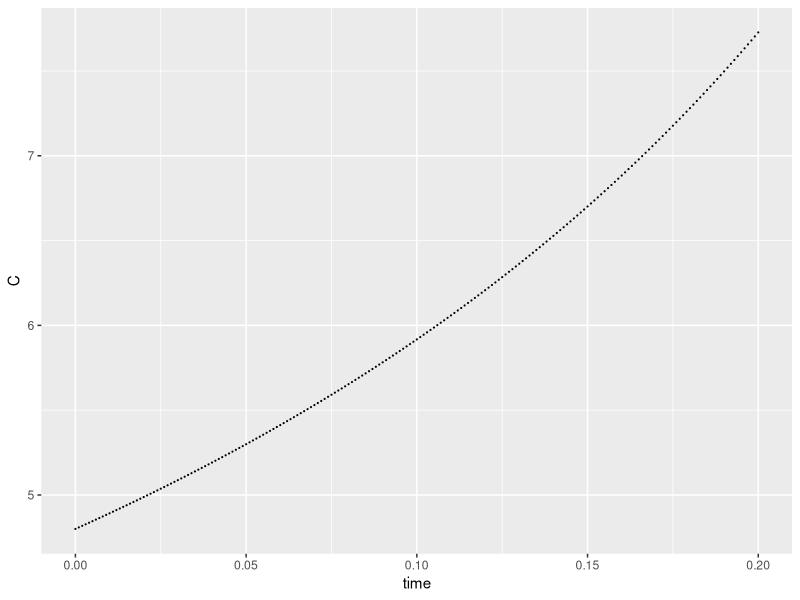
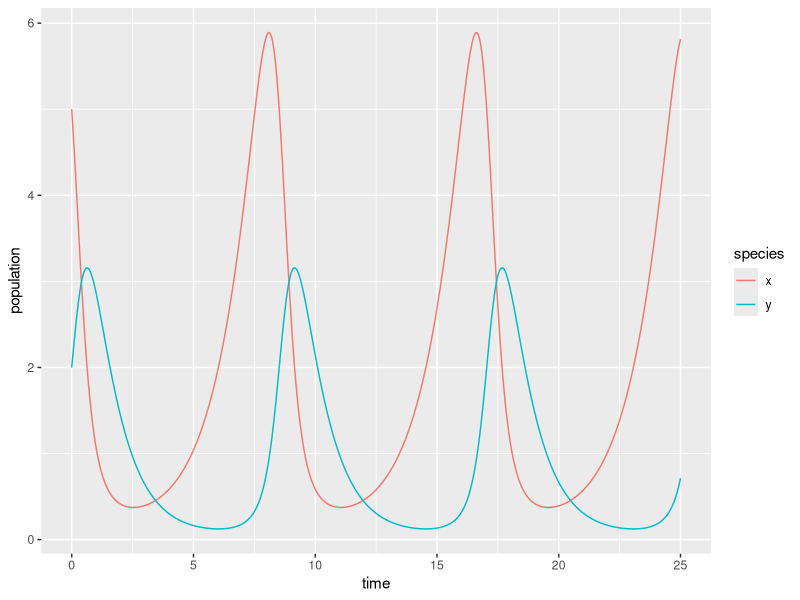

The R script that drew these images, in order:
## ---- chunk 1
library(tidyverse)
library(deSolve)
library(kableExtra)
## ---- chunk 2
t_0 <- data.frame(t = 0, P = 0.2, 'dfdx' = 0.024)

kable(t_0) %>% 
  kable_styling(full_width = FALSE)
## ---- chunk 3
t_1 <- data.frame(t = c(0,1), P = c(0.2, 0.44), 'dfdx' = c(0.024, 0.01056))

kable(t_1) %>% 
  kable_styling(full_width = FALSE)
## ---- chunk 4
t_2 <- data.frame(t = c(0,1,2), P = c(0.2, 0.44, 0.45056), 'dfdx' = c(0.024, 0.01056, 0.0089))

kable(t_2) %>% 
  kable_styling(full_width = FALSE)
## ---- chunk 5
# Create a time sequence:
time_seq <- seq(from = 0, to = 0.2, by = 0.001)
## ---- chunk 6
# Set some parameter values (these can change - keep it in mind):
parameter_example <- c(lambda = 0.4, delta = 0.06)

# Set the initial condition (prey and predator populations at t = 0).
# Recall: x = prey, y = predator
init_cond_example <- c(C = 4.8)
## ---- chunk 7
# Prepare the series of differential equations as a function: 
df_equation_example <- function(time_seq, init_cond_example, parameter_example) {
  with(as.list(c(init_cond_example, parameter_example)), {
    dcdt = lambda * C ^ 2 - 3.1 * delta
    return(list(c(dcdt)))
  })
}
## ---- chunk 8
# Find the approximate the solution using `deSolve::ode()`:
approx_df_example <- ode(y = init_cond_example, times = time_seq, func = df_equation_example, parms = parameter_example)

# Check the class: 
class(approx_df_example)

# We really want this to be a data frame:
approx_df_example <- data.frame(approx_df_example)

# Plot it! 
ggplot(data = approx_df_example, aes(x = time, y = C)) +
  geom_point(size = 0.1)
## ---- chunk 9
# Create a sequence of times (days): 
time <- seq(0, 25, by = 0.05)

# Set some parameter values (these can change - keep it in mind):
parameters <- c(alpha = .75, beta = 0.8, delta = 0.5, gamma = 1)

# Set the initial condition (prey and predator populations at t = 0).
# Recall: x = prey, y = predator
init_cond <- c(x = 5, y = 2)

# Prepare the series of differential equations as a function: 
lk_equations <- function(time, init_cond, parameters) {
  with(as.list(c(init_cond, parameters)), {
    dxdt = alpha * x - beta * x * y
    dydt = delta * x * y - gamma * y
    return(list(c(dxdt, dydt)))
  })
}

# Find the approximate the solution using `deSolve::ode()`:
approx_lk <- ode(y = init_cond, times = time, func = lk_equations, parms = parameters)

# Check the class: 
class(approx_lk)

# We really want this to be a data frame, and we want both prey (x) and predator (y) to be in the same column -- we'll learn why in EDS 221 (tidy data)
approx_lk_df <- data.frame(approx_lk) %>% 
  pivot_longer(cols = c(x,y), names_to = "species", values_to = "population")

# Plot it! 
ggplot(data = approx_lk_df, aes(x = time, y = population)) +
  geom_line(aes(color = species))
